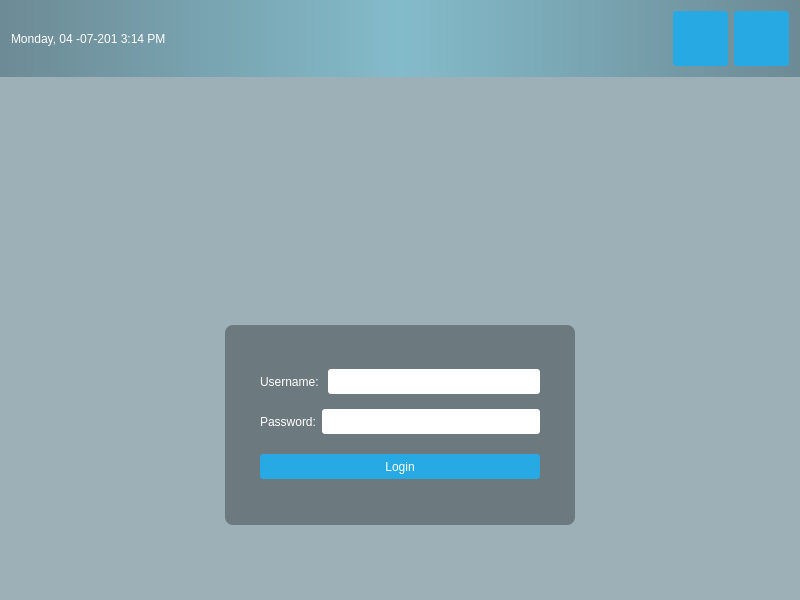
<?xml version="1.0" encoding="UTF-8"?>
<ui version="4.0">
 <class>MainWindow</class>
 <widget class="QMainWindow" name="MainWindow">
  <property name="geometry">
   <rect>
    <x>0</x>
    <y>0</y>
    <width>800</width>
    <height>600</height>
   </rect>
  </property>
  <property name="windowTitle">
   <string>MainWindow</string>
  </property>
  <property name="styleSheet">
   <string notr="true">#centralWidget 
{ 
	background: rgba(32, 80, 96, 100); 
	border-image: url(:/images/login_bg.png);
}
#topPanel { background-color: qlineargradient(spread:reflect, x1:0.5, y1:0, x2:0, y2:0, stop:0 rgba(91, 204, 233, 100), stop:1 rgba(32, 80, 96, 100)); }
#loginForm { background: rgba(0, 0, 0, 80); border-radius: 8px; }
QLabel { color: white; }
QLineEdit { border-radius: 3px; }
QPushButton
{
	color: white;
	background-color: #27a9e3;
	border-width: 0px;
	border-radius: 3px;
}
QPushButton:hover { background-color: #66c011; }</string>
  </property>
  <widget class="QWidget" name="centralWidget">
   <layout class="QVBoxLayout" name="verticalLayout">
    <property name="leftMargin">
     <number>0</number>
    </property>
    <property name="topMargin">
     <number>0</number>
    </property>
    <property name="rightMargin">
     <number>0</number>
    </property>
    <property name="bottomMargin">
     <number>0</number>
    </property>
    <item>
     <widget class="QWidget" name="topPanel" native="true">
      <layout class="QHBoxLayout" name="horizontalLayout_2">
       <item>
        <widget class="QLabel" name="currentDateTime">
         <property name="text">
          <string>Monday, 04 -07-201 3:14 PM</string>
         </property>
        </widget>
       </item>
       <item>
        <spacer name="horizontalSpacer">
         <property name="orientation">
          <enum>Qt::Horizontal</enum>
         </property>
         <property name="sizeHint" stdset="0">
          <size>
           <width>40</width>
           <height>20</height>
          </size>
         </property>
        </spacer>
       </item>
       <item>
        <widget class="QPushButton" name="restartButton">
         <property name="sizePolicy">
          <sizepolicy hsizetype="Fixed" vsizetype="Fixed">
           <horstretch>0</horstretch>
           <verstretch>0</verstretch>
          </sizepolicy>
         </property>
         <property name="minimumSize">
          <size>
           <width>55</width>
           <height>55</height>
          </size>
         </property>
         <property name="text">
          <string/>
         </property>
         <property name="icon">
          <iconset resource="resources.qrc">
           <normaloff>:/icons/restart_icon.png</normaloff>:/icons/restart_icon.png</iconset>
         </property>
         <property name="iconSize">
          <size>
           <width>50</width>
           <height>50</height>
          </size>
         </property>
        </widget>
       </item>
       <item>
        <widget class="QPushButton" name="shutdownButton">
         <property name="sizePolicy">
          <sizepolicy hsizetype="Fixed" vsizetype="Fixed">
           <horstretch>0</horstretch>
           <verstretch>0</verstretch>
          </sizepolicy>
         </property>
         <property name="minimumSize">
          <size>
           <width>55</width>
           <height>55</height>
          </size>
         </property>
         <property name="text">
          <string/>
         </property>
         <property name="icon">
          <iconset resource="resources.qrc">
           <normaloff>:/icons/shutdown_icon.png</normaloff>:/icons/shutdown_icon.png</iconset>
         </property>
         <property name="iconSize">
          <size>
           <width>50</width>
           <height>50</height>
          </size>
         </property>
        </widget>
       </item>
      </layout>
     </widget>
    </item>
    <item>
     <spacer name="verticalSpacer_3">
      <property name="orientation">
       <enum>Qt::Vertical</enum>
      </property>
      <property name="sizeHint" stdset="0">
       <size>
        <width>20</width>
        <height>40</height>
       </size>
      </property>
     </spacer>
    </item>
    <item>
     <layout class="QHBoxLayout" name="horizontalLayout_3">
      <property name="topMargin">
       <number>0</number>
      </property>
      <item>
       <widget class="QLabel" name="logo">
        <property name="sizePolicy">
         <sizepolicy hsizetype="Fixed" vsizetype="Fixed">
          <horstretch>0</horstretch>
          <verstretch>0</verstretch>
         </sizepolicy>
        </property>
        <property name="minimumSize">
         <size>
          <width>150</width>
          <height>150</height>
         </size>
        </property>
        <property name="styleSheet">
         <string notr="true"/>
        </property>
        <property name="text">
         <string/>
        </property>
        <property name="pixmap">
         <pixmap resource="resources.qrc">:/images/logo.png</pixmap>
        </property>
       </widget>
      </item>
     </layout>
    </item>
    <item>
     <spacer name="verticalSpacer_4">
      <property name="orientation">
       <enum>Qt::Vertical</enum>
      </property>
      <property name="sizeType">
       <enum>QSizePolicy::Fixed</enum>
      </property>
      <property name="sizeHint" stdset="0">
       <size>
        <width>20</width>
        <height>10</height>
       </size>
      </property>
     </spacer>
    </item>
    <item>
     <layout class="QHBoxLayout" name="horizontalLayout_4">
      <property name="topMargin">
       <number>0</number>
      </property>
      <item>
       <widget class="QWidget" name="loginForm" native="true">
        <property name="sizePolicy">
         <sizepolicy hsizetype="Fixed" vsizetype="Fixed">
          <horstretch>0</horstretch>
          <verstretch>0</verstretch>
         </sizepolicy>
        </property>
        <property name="minimumSize">
         <size>
          <width>350</width>
          <height>200</height>
         </size>
        </property>
        <property name="styleSheet">
         <string notr="true"/>
        </property>
        <layout class="QVBoxLayout" name="verticalLayout_2">
         <property name="leftMargin">
          <number>35</number>
         </property>
         <property name="topMargin">
          <number>35</number>
         </property>
         <property name="rightMargin">
          <number>35</number>
         </property>
         <property name="bottomMargin">
          <number>35</number>
         </property>
         <item>
          <layout class="QHBoxLayout" name="horizontalLayout_6">
           <item>
            <widget class="QLabel" name="label">
             <property name="minimumSize">
              <size>
               <width>0</width>
               <height>25</height>
              </size>
             </property>
             <property name="text">
              <string>Username: </string>
             </property>
            </widget>
           </item>
           <item>
            <widget class="QLineEdit" name="username">
             <property name="minimumSize">
              <size>
               <width>0</width>
               <height>25</height>
              </size>
             </property>
            </widget>
           </item>
          </layout>
         </item>
         <item>
          <layout class="QHBoxLayout" name="horizontalLayout_5">
           <item>
            <widget class="QLabel" name="label_2">
             <property name="minimumSize">
              <size>
               <width>0</width>
               <height>25</height>
              </size>
             </property>
             <property name="text">
              <string>Password:</string>
             </property>
            </widget>
           </item>
           <item>
            <widget class="QLineEdit" name="password">
             <property name="minimumSize">
              <size>
               <width>0</width>
               <height>25</height>
              </size>
             </property>
             <property name="inputMethodHints">
              <set>Qt::ImhHiddenText|Qt::ImhNoAutoUppercase|Qt::ImhNoPredictiveText|Qt::ImhSensitiveData</set>
             </property>
             <property name="echoMode">
              <enum>QLineEdit::Password</enum>
             </property>
            </widget>
           </item>
          </layout>
         </item>
         <item>
          <spacer name="verticalSpacer_2">
           <property name="orientation">
            <enum>Qt::Vertical</enum>
           </property>
           <property name="sizeType">
            <enum>QSizePolicy::Fixed</enum>
           </property>
           <property name="sizeHint" stdset="0">
            <size>
             <width>20</width>
             <height>5</height>
            </size>
           </property>
          </spacer>
         </item>
         <item>
          <widget class="QPushButton" name="loginButton">
           <property name="minimumSize">
            <size>
             <width>0</width>
             <height>25</height>
            </size>
           </property>
           <property name="text">
            <string>Login</string>
           </property>
          </widget>
         </item>
        </layout>
       </widget>
      </item>
     </layout>
    </item>
    <item>
     <spacer name="verticalSpacer">
      <property name="orientation">
       <enum>Qt::Vertical</enum>
      </property>
      <property name="sizeHint" stdset="0">
       <size>
        <width>20</width>
        <height>40</height>
       </size>
      </property>
     </spacer>
    </item>
   </layout>
  </widget>
 </widget>
 <layoutdefault spacing="6" margin="11"/>
 <resources>
  <include location="resources.qrc"/>
 </resources>
 <connections/>
</ui>
